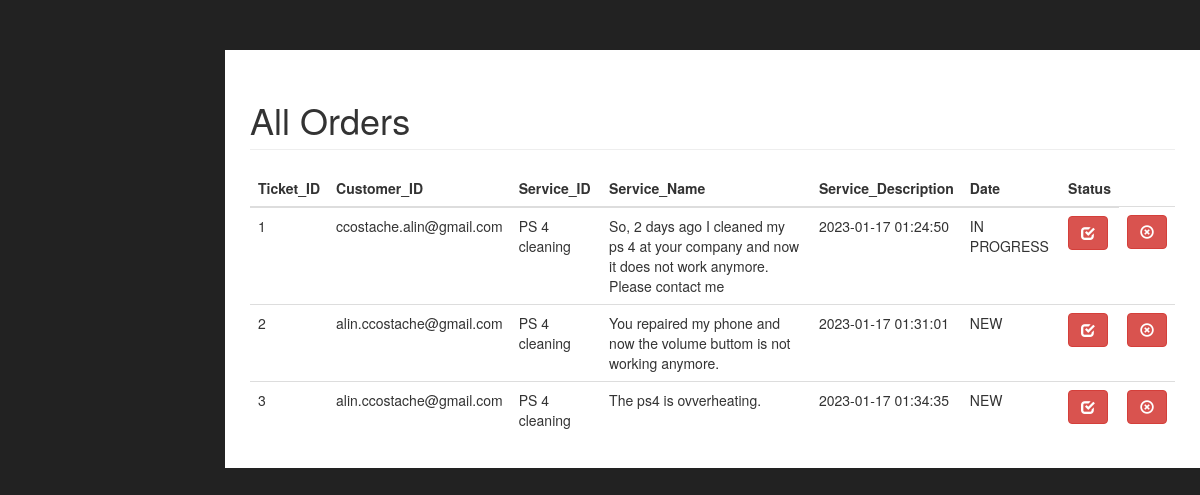
Page /admin/ticket.php on the earlier database version.
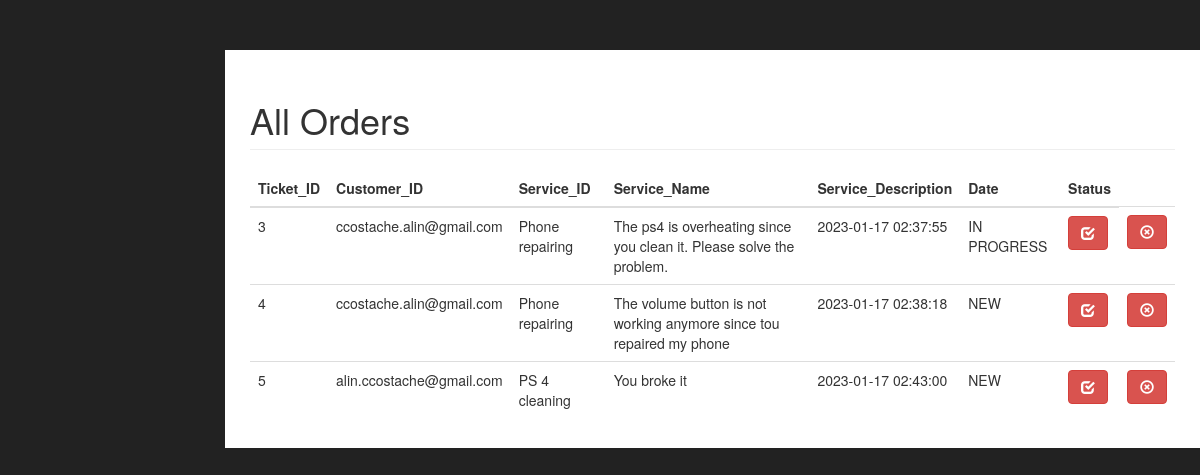
Same page on the later database version.
### tables this page shows
CREATE TABLE `ticket_table` (
  `TICKET_ID` int(11) NOT NULL,
  `EMAIL` varchar(100) NOT NULL,
  `SERVICE_ID` int(11) NOT NULL,
  `SERVICE_NAME` varchar(100) NOT NULL,
  `SERVICE_DESCRIPTION` varchar(100) NOT NULL,
  `RECEIVE_DATE` datetime NOT NULL,
  `STATUS` text NOT NULL
);

### admin/resources/functions.php (the view, shortened to what this page needs)
<?php
function get_ticket()
{
    $connection = mysqli_connect("localhost", "root", "", "service_it") or die("Connection Failed" . mysqli_connect_error());
    $sql = "SELECT * FROM ticket_table";
    $stmt = $connection->prepare($sql);
    $stmt->execute();
    $result = $stmt->get_result();
    while ($row = $result->fetch_assoc()) {
        $product = <<<DELIMETER
            <tr>
                <td>{$row['TICKET_ID']}</td>
                <td>{$row['EMAIL']} </td>
                <td>{$row['SERVICE_NAME']}</td>
               <td>{$row['SERVICE_DESCRIPTION']}</td>
                  <td>{$row['RECEIVE_DATE']}</td>
                <td>{$row['STATUS']}</td>
               <td> <a class='btn btn-danger' href = "status_InProgess.php?update&id={$row['TICKET_ID']}"><span class='glyphicon glyphicon-check'></span></a></td>
               <td> <a class='btn btn-danger' href = "status_Done.php?update&id={$row['TICKET_ID']}"><span class='glyphicon glyphicon-remove-circle'></span></a></td>
            </tr>
            DELIMETER;
        echo $product;
    }
}
?>

### admin/ticket.php (shortened to what this page needs)
<?php
require_once("functions.php");
?>
<!DOCTYPE html>
<html lang="en">
<head>
    <link href="css/bootstrap.min.css" rel="stylesheet">
    <link href="css/sb-admin.css" rel="stylesheet">
    <link href="css/plugins/morris.css" rel="stylesheet">
    <link href="font-awesome/css/font-awesome.min.css" rel="stylesheet" type="text/css">
</head>
<body>
<div id="wrapper">
    <div id="page-wrapper">
        <div class="container-fluid">
            <div class="col-md-12">
                <div class="row">
                    <h1 class="page-header"> All Orders </h1>
                </div>
                <div class="row">
                    <table class="table table-hover">
                        <thead>
                        <tr>
                            <th>Ticket_ID</th>
                            <th>Customer_ID</th>
                            <th>Service_ID</th>
                            <th>Service_Name</th>
                            <th>Service_Description</th>
                            <th>Date</th>
                            <th>Status</th>
                        </tr>
                        </thead>
                        <tbody>
                            <?php get_ticket(); ?>
                        </tbody>
                    </table>
                </div>
            </div>
        </div>
    </div>
</body>
</html>

### admin/css/sb-admin.css (style rules this page uses)
body { margin-top: 100px; background-color: #222; }
@media (min-width:768px) { body { margin-top: 50px; } }
#wrapper { padding-left: 0; }
#page-wrapper { width: 100%; padding: 0; background-color: #fff; }
@media (min-width:768px) { #wrapper { padding-left: 225px; } }
@media (min-width:768px) { #page-wrapper { padding: 10px; } }

Differences in the rows shown:
removed ticket_table: TICKET_ID "1", EMAIL "ccostache.alin@gmail.com", SERVICE_NAME "PS 4 cleaning", SERVICE_DESCRIPTION "So, 2 days ago I cleaned my ps 4 at your company and now it does not work anymore. Please contact me", RECEIVE_DATE "2023-01-17 01:24:50", STATUS "IN PROGRESS"
removed ticket_table: TICKET_ID "2", EMAIL "alin.ccostache@gmail.com", SERVICE_NAME "PS 4 cleaning", SERVICE_DESCRIPTION "You repaired my phone and now the volume buttom is not working anymore.", RECEIVE_DATE "2023-01-17 01:31:01", STATUS "NEW"
changed ticket_table id 3: EMAIL "alin.ccostache@gmail.com" → "ccostache.alin@gmail.com"; SERVICE_NAME "PS 4 cleaning" → "Phone repairing"; SERVICE_DESCRIPTION "The ps4 is ovverheating." → "The ps4 is overheating since you clean it. Please solve the problem."; RECEIVE_DATE "2023-01-17 01:34:35" → "2023-01-17 02:37:55"; STATUS "NEW" → "IN PROGRESS"
added ticket_table: TICKET_ID "4", EMAIL "ccostache.alin@gmail.com", SERVICE_NAME "Phone repairing", SERVICE_DESCRIPTION "The volume button is not working anymore since tou repaired my phone", RECEIVE_DATE "2023-01-17 02:38:18", STATUS "NEW"
added ticket_table: TICKET_ID "5", EMAIL "alin.ccostache@gmail.com", SERVICE_NAME "PS 4 cleaning", SERVICE_DESCRIPTION "You broke it", RECEIVE_DATE "2023-01-17 02:43:00", STATUS "NEW"
